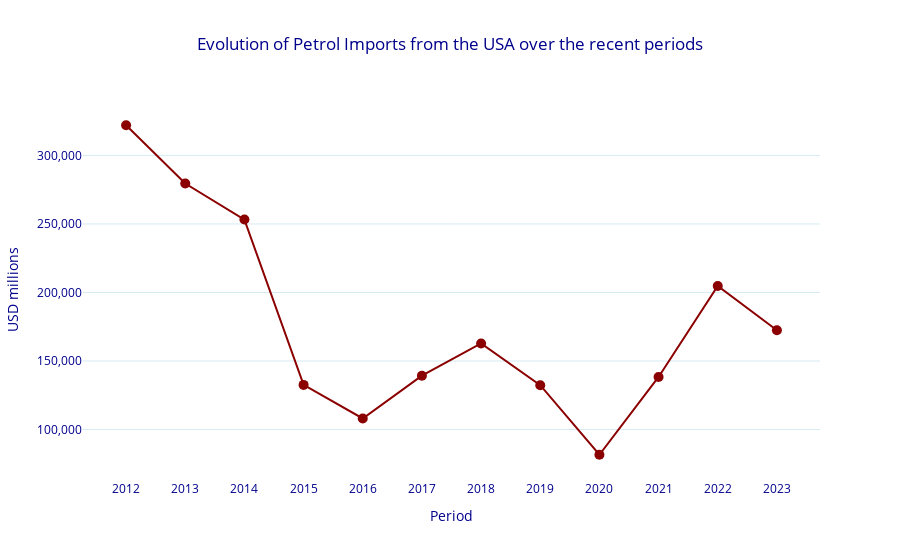

Notebook cell for this chart:
### Code cell
def plot_imports(country, commodity_code):
    import_flows = filter_trades_world(country, commodity_code, 'Import')
    figure = px.line(import_flows, x='Period', y='Trade Value (M $)', title=f'Evolution of {commodity_code} exports from {country} over the recent period')
    
    figure = px.line(import_flows, x='Period', y='Trade Value (M $)',
                 title=f'Evolution of Petrol Imports from the USA over the recent periods',
                 line_shape='linear',
                 markers=True, 
                 color_discrete_sequence=['darkred']  
)   
    figure.update_layout(
        title={'x': 0.5},  
        font_color='darkblue',  
        plot_bgcolor='white',  
        yaxis=dict(title="USD millions", tickformat=',', showgrid=True, gridcolor='rgba(173, 216, 230, 0.5)'),
        xaxis = dict(showgrid=False,dtick=1)
    )
    # i want the x ticks to contain all the years from 2012 to 2024
    figure.update_traces(marker=dict(size=10, color='darkred', symbol='circle')) 
    return figure
plot_imports('USA',2709)

### Figure 1 — Plotly figure (JSON) as saved in the notebook; plotly's stock layout.template omitted (floating-point values rounded to 4 significant figures)
{"data": [{"hovertemplate": "Period=%{x}<br>Trade Value (M $)=%{y}<extra></extra>", "legendgroup": "", "line": {"color": "darkred", "dash": "solid", "shape": "linear"}, "marker": {"color": "darkred", "size": 10, "symbol": "circle"}, "mode": "lines+markers", "name": "", "orientation": "v", "showlegend": false, "type": "scatter", "x": [2012, 2013, 2014, 2015, 2016, 2017, 2018, 2019, 2020, 2021, 2022, 2023], "xaxis": "x", "y": [322000.0, 279500.0, 253200.0, 132600.0, 108100.0, 139300.0, 162800.0, 132400.0, 81630.0, 138400.0, 204700.0, 172400.0], "yaxis": "y"}], "layout": {"font": {"color": "darkblue"}, "legend": {"tracegroupgap": 0}, "plot_bgcolor": "white", "title": {"text": "Evolution of Petrol Imports from the USA over the recent periods", "x": 0.5}, "xaxis": {"anchor": "y", "domain": [0, 1], "dtick": 1, "showgrid": false, "title": {"text": "Period"}}, "yaxis": {"anchor": "x", "domain": [0, 1], "gridcolor": "rgba(173, 216, 230, 0.5)", "showgrid": true, "tickformat": ",", "title": {"text": "USD millions"}}}}
